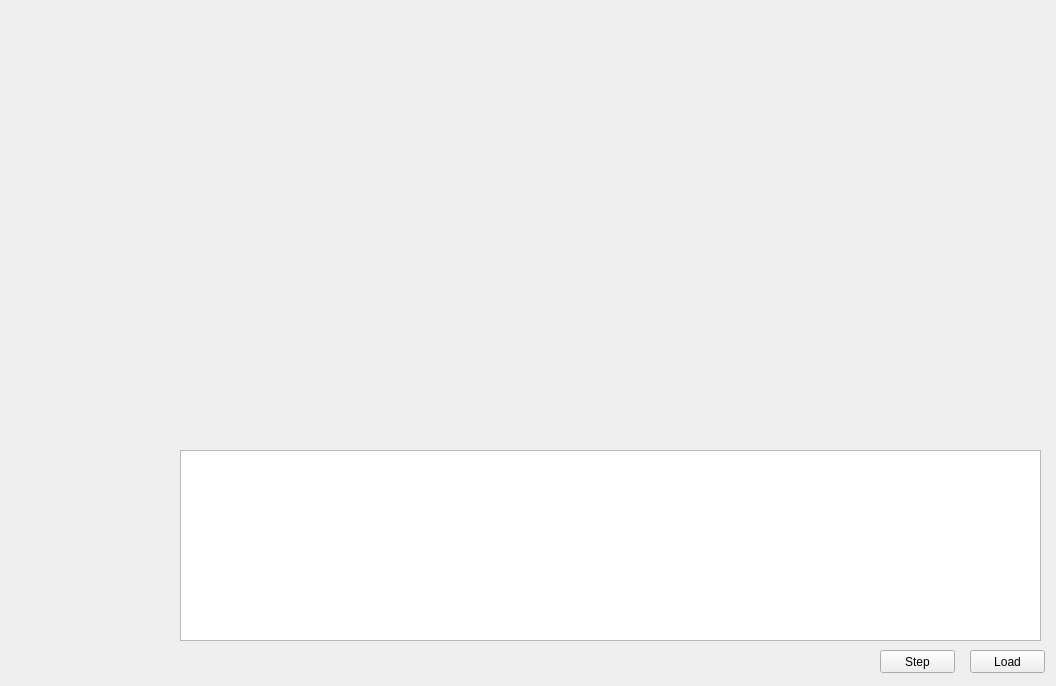
<?xml version="1.0" encoding="UTF-8"?>
<ui version="4.0">
 <class>MainWindow</class>
 <widget class="QMainWindow" name="MainWindow">
  <property name="geometry">
   <rect>
    <x>0</x>
    <y>0</y>
    <width>1056</width>
    <height>686</height>
   </rect>
  </property>
  <property name="windowTitle">
   <string>MainWindow</string>
  </property>
  <widget class="QWidget" name="centralWidget">
   <widget class="QPushButton" name="pushButton">
    <property name="geometry">
     <rect>
      <x>970</x>
      <y>650</y>
      <width>75</width>
      <height>23</height>
     </rect>
    </property>
    <property name="text">
     <string>Load</string>
    </property>
   </widget>
   <widget class="QLabel" name="label">
    <property name="geometry">
     <rect>
      <x>186</x>
      <y>22</y>
      <width>841</width>
      <height>421</height>
     </rect>
    </property>
    <property name="text">
     <string/>
    </property>
   </widget>
   <widget class="QTextEdit" name="textEdit">
    <property name="geometry">
     <rect>
      <x>180</x>
      <y>450</y>
      <width>861</width>
      <height>191</height>
     </rect>
    </property>
   </widget>
   <widget class="QPushButton" name="pushButton_2">
    <property name="geometry">
     <rect>
      <x>880</x>
      <y>650</y>
      <width>75</width>
      <height>23</height>
     </rect>
    </property>
    <property name="text">
     <string>Step</string>
    </property>
   </widget>
  </widget>
 </widget>
 <layoutdefault spacing="6" margin="11"/>
 <resources/>
 <connections/>
</ui>
